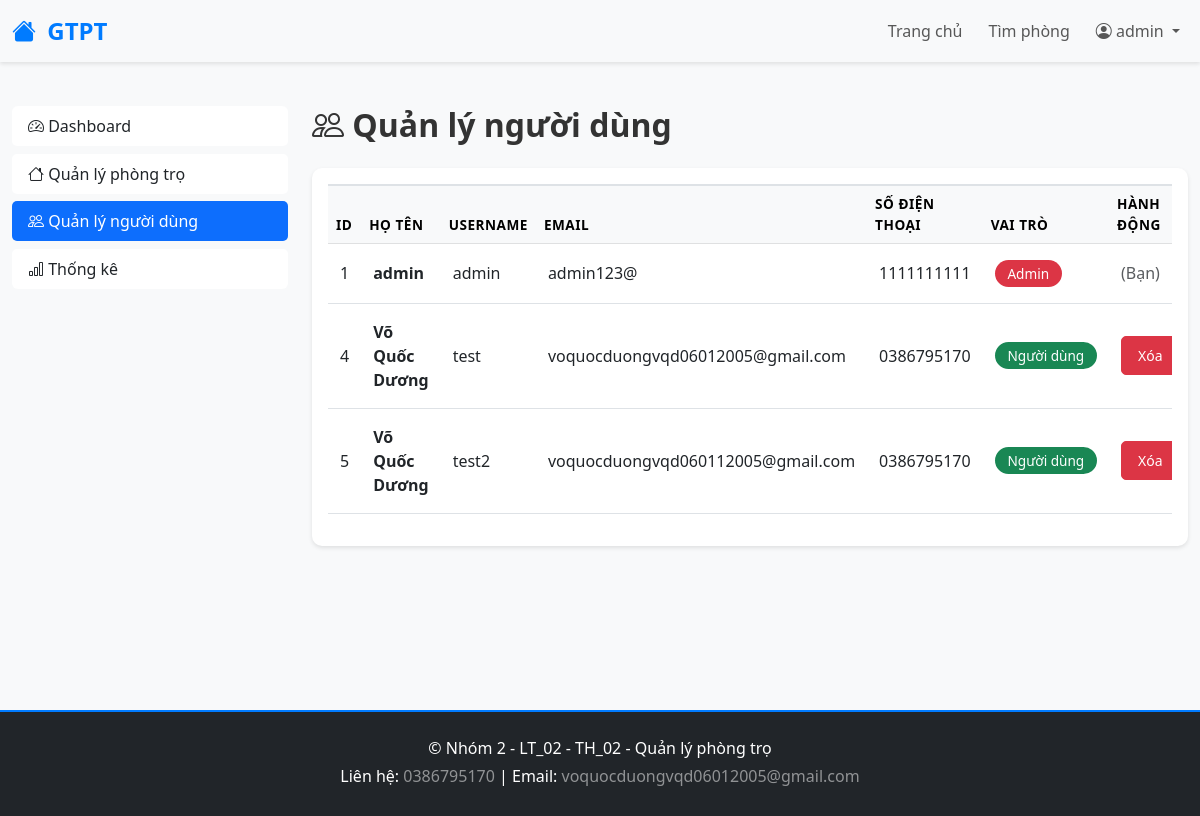
/admin/manage_users.php (signed in), run on the app's committed database.
### tables this page shows
CREATE TABLE `users` (
  `ID` int(10) NOT NULL,
  `Name` varchar(255) NOT NULL,
  `Username` varchar(255) NOT NULL,
  `Email` varchar(255) NOT NULL,
  `Password` varchar(255) NOT NULL,
  `Role` int(11) NOT NULL,
  `Phone` varchar(255) NOT NULL,
  `Avatar` varchar(255) NOT NULL
);

### admin/manage_users.php (the view, shortened to what this page needs)
<?php
include '../config/connect.php';
try {
    $sql = "SELECT * FROM users";
    $result = $conn->query($sql);
    $users = $result->fetchAll();
} catch (PDOException $e) {
    die("Lỗi: " . $e->getMessage());
}
?>
<?php include '../includes/header.php'; ?>
<div class="container-fluid py-4">
    <div class="row">
        <div class="col-md-3 mb-4">
            <div class="list-group sticky-top" style="top: 20px;">
                <a href="dashboard.php" class="list-group-item list-group-item-action">
                    <i class="bi bi-speedometer2"></i> Dashboard
                </a>
                <a href="manage_motels.php" class="list-group-item list-group-item-action">
                    <i class="bi bi-house"></i> Quản lý phòng trọ
                </a>
                <a href="manage_users.php" class="list-group-item list-group-item-action active bg-primary text-white">
                    <i class="bi bi-people"></i> Quản lý người dùng
                </a>
                <a href="statistics.php" class="list-group-item list-group-item-action">
                    <i class="bi bi-bar-chart"></i> Thống kê
                </a>
            </div>
        </div>
        <div class="col-md-9">
            <h2 class="fw-bold mb-4"><i class="bi bi-people"></i> Quản lý người dùng</h2>
            <div class="card shadow-sm" style="border-radius: 10px;">
                <div class="card-body">
                    <?php if (count($users) > 0): ?>
                        <div class="table-responsive">
                            <table class="table table-hover">
                                <thead class="table-light">
                                    <tr>
                                        <th>ID</th>
                                        <th>Họ tên</th>
                                        <th>Username</th>
                                        <th>Email</th>
                                        <th>Số điện thoại</th>
                                        <th>Vai trò</th>
                                        <th>Hành động</th>
                                    </tr>
                                </thead>
                                <tbody>
                                    <?php foreach ($users as $user): ?>
                                        <tr>
                                            <td><?php echo $user['ID']; ?></td>
                                            <td><strong><?php echo htmlspecialchars($user['Name']); ?></strong></td>
                                            <td><?php echo htmlspecialchars($user['Username']); ?></td>
                                            <td><?php echo htmlspecialchars($user['Email']); ?></td>
                                            <td><?php echo htmlspecialchars($user['Phone'] ?? ''); ?></td>
                                            <td>
                                                <?php if ($user['Role'] == 1): ?>
                                                    <span class="badge bg-danger">Admin</span>
                                                <?php else: ?>
                                                    <span class="badge bg-success">Người dùng</span>
                                                <?php endif; ?>
                                            </td>
                                            <td>
                                    <?php if ($user['ID'] != $_SESSION['user_id']): ?>
                                        <form method="POST" style="display:inline;"
                                        onsubmit="return confirm('Bạn có chắc muốn xóa người dùng này? Tất cả bài đăng của họ cũng sẽ bị xóa!')">
                                        <button type="submit" class="btn btn-danger btn-sm">
                                             Xóa
                                        </button>
                                        </form>
                                    <?php else: ?>
                                        <span class="text-muted">(Bạn)</span>
                                    <?php endif; ?>
                                </td>
                                        </tr>
                                    <?php endforeach; ?>
                                </tbody>
                            </table>
                        </div>
                    <?php else: ?>
                        <div class="alert alert-info text-center">
                            <i class="bi bi-info-circle"></i> Không có người dùng nào
                        </div>
                    <?php endif; ?>
                </div>
            </div>
        </div>
    </div>
</div>
<?php include '../includes/footer.php'; ?>

### assets/css/style.css (style rules this page uses)
:root { --primary-color: #007bff; --secondary-color: #6c757d; --success-color: #28a745; --danger-color: #dc3545; --warning-color: #ffc107; --info-color: #17a2b8; }
* { margin: 0; padding: 0; box-sizing: border-box; }
body { font-family: 'Segoe UI', Tahoma, Geneva, Verdana, sans-serif; background-color: #f8f9fa; color: #333; }
.card { border: none; transition: transform 0.3s ease, box-shadow 0.3s ease; }
.btn { border-radius: 5px; padding: 0.5rem 1rem; transition: all 0.3s ease; font-weight: 500; }
.btn-danger { background-color: var(--danger-color); border-color: var(--danger-color); }
.table { border-collapse: collapse; }
.table thead th { background-color: #f8f9fa; border-top: 2px solid #dee2e6; font-weight: 600; text-transform: uppercase; font-size: 0.85rem; letter-spacing: 0.5px; }
.table td { vertical-align: middle; padding: 1rem 0.75rem; }
.badge { border-radius: 20px; padding: 0.4rem 0.8rem; font-size: 0.85rem; font-weight: 500; }
.shadow-sm { box-shadow: 0 2px 4px rgba(0, 0, 0, 0.1) !important; }
.fw-bold { font-weight: 600; }
.text-muted { color: #6c757d; }
.list-group-item { border-radius: 5px; margin-bottom: 0.5rem; border: none; }
.list-group-item.active { background-color: var(--primary-color); border-color: var(--primary-color); }

### includes/header.php (style rules this page uses)
:root { --primary-color: #007bff; --secondary-color: #6c757d; --success-color: #28a745; --danger-color: #dc3545; }
body { font-family: 'Segoe UI', Tahoma, Geneva, Verdana, sans-serif; margin: 0; padding: 0; }

### data on the page
users: ID "1", Name "admin", Username "admin", Email "admin123@", Phone "1111111111", Role "Admin", shows "(Bạn)"
users: ID "4", Name "Võ Quốc Dương", Username "test", Email "voquocduongvqd06012005@gmail.com", Phone "0386795170", Role "Người dùng"
users: ID "5", Name "Võ Quốc Dương", Username "test2", Email "voquocduongvqd060112005@gmail.com", Phone "0386795170", Role "Người dùng"

### other printed values
$_SESSION['username'] "admin"
